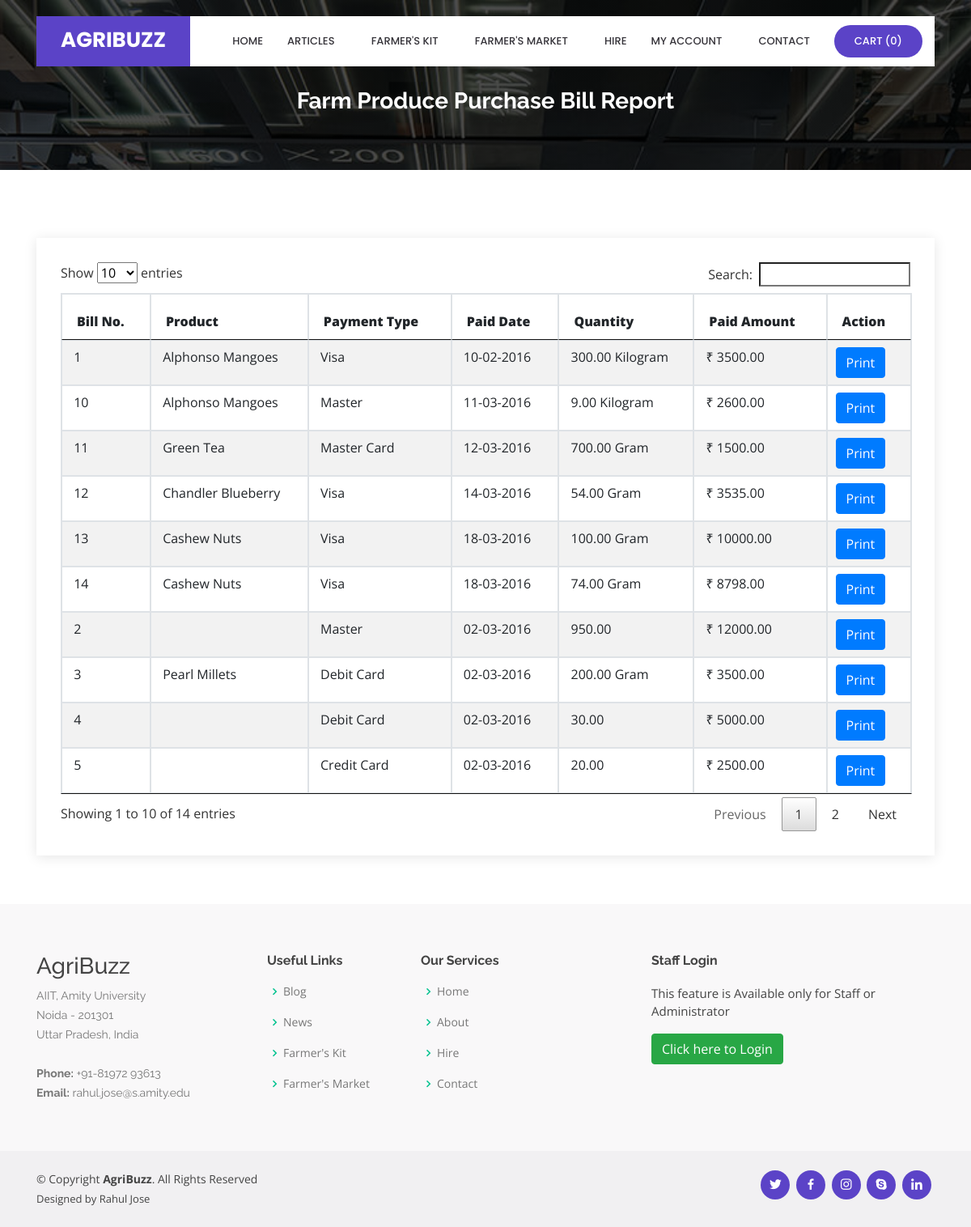
The page /viewpurchasereport.php on the database its author committed.
### tables this page shows
CREATE TABLE `purchase_order_bill` (
  `purchase_order_bill_id` int(10) NOT NULL,
  `purchase_order_id` int(10) NOT NULL,
  `payment_type` varchar(20) NOT NULL,
  `payment_description` text NOT NULL,
  `paid_date` date NOT NULL,
  `paid_amt` float(10,2) NOT NULL,
  `status` varchar(10) NOT NULL
);

CREATE TABLE `product` (
  `product_id` int(10) NOT NULL,
  `seller_id` int(10) NOT NULL,
  `category_id` int(10) NOT NULL,
  `produce_id` int(10) NOT NULL,
  `variety_id` int(10) NOT NULL,
  `title` varchar(100) NOT NULL,
  `img_1` varchar(100) NOT NULL,
  `img_2` varchar(100) NOT NULL,
  `img_3` varchar(100) NOT NULL,
  `img_4` varchar(100) NOT NULL,
  `img_5` varchar(100) NOT NULL,
  `quantity` float(10,2) NOT NULL,
  `quantity_type` varchar(25) NOT NULL,
  `description` text NOT NULL,
  `uploaded_date` date NOT NULL,
  `status` varchar(10) NOT NULL
);

CREATE TABLE `purchase_order` (
  `purchase_order_id` int(10) NOT NULL,
  `product_id` int(10) NOT NULL,
  `purchase_request_id` int(10) NOT NULL,
  `customer_id` int(10) NOT NULL,
  `seller_id` int(10) NOT NULL,
  `purchase_order_date` date NOT NULL,
  `purchase_order_time` time NOT NULL,
  `purchase_amt` float(10,2) NOT NULL,
  `quantity` float(10,2) NOT NULL,
  `status` varchar(10) NOT NULL
);

### viewpurchasereport.php (the view, shortened to what this page needs)
<?php
include("header.php");
?>
  <main id="main">
    <section id="cta" class="cta">
      <div class="container">
        <div class="text-center" data-aos="zoom-in">
		<br><br>
          <h3>Farm Produce Purchase Bill Report</h3>
        </div>
      </div>
    </section>
    <section id="contact" class="contact">
      <div class="container">
        <div class="row">
          <div class="col-lg-12" data-aos="fade-up" data-aos-delay="100">
            <div class="info mt-4 ">
<?php
$sqlbill = "SELECT * FROM purchase_order_bill INNER JOIN purchase_order ON purchase_order.purchase_order_id = purchase_order_bill.purchase_order_id ";
$qsqlbill = mysqli_query($con,$sqlbill);
							if(mysqli_num_rows($qsqlbill)  == 0)
									{
										echo "<center>There is no Purchase Records to display!!</center>";
									}
									else
									{
										?>
	<table ID="datatable" class="table table-striped table-bordered"  style="width:100%">
		<THEAD>
	  <tr>
		  <th height="35"><strong>Bill No.</strong></th>
	  <th><strong>Product</strong></th>
	  <th><strong>Payment Type</strong></th>
	  <th><strong>Paid Date</strong></th>
	  <th><strong>Quantity</strong></th>
	  <th><strong>Paid Amount</strong></th>
	  <th><strong>Action</strong></th>
	  </tr>
		</THEAD>
		<TBODY>
	  <?php
	  while($rsbill = mysqli_fetch_array($qsqlbill))
	  {
			$sqlproduct = "SELECT * FROM product WHERE product_id='$rsbill[8]'";
			$qsqlproduct = mysqli_query($con,$sqlproduct);
			$rsproduct = mysqli_fetch_array($qsqlproduct);
			  echo "
			<tr>
			  <td>&nbsp;$rsbill[0]</td>
			  <td>&nbsp;$rsproduct[title]</td>
			  <td>&nbsp;$rsbill[payment_type]</td>
			  <td>&nbsp;" . date("d-m-Y",strtotime($rsbill['paid_date'])) ."</td>
			  <td>&nbsp;$rsbill[15] $rsproduct[quantity_type]</td>
			  <td>&nbsp;$rupeesymbol $rsbill[paid_amt]</td>
			  <td><a href='salesprintbill.php?purchase_order_bill_id=$rsbill[0]' class='btn btn-primary' target='_blank'>Print</a></td>
			</tr>";
			  }
	  ?>
		</TBODY>
	</table>
<?php
}
?>
            </div>
		  </div>
        </div>
      </div>
    </section>
  </main>
<?php
include("footer.php");
?>

### assets/css/style.css (style rules this page uses)
body { font-family: "Open Sans", sans-serif; color: #444444; }
a { color: #5b43c7; }
h1, h2, h3, h4, h5, h6 { font-family: "Raleway", sans-serif; }
section { padding: 60px 0; overflow: hidden; }
.cta { background: linear-gradient(rgba(2, 2, 2, 0.7), rgba(0, 0, 0, 0.7)), url("../img/cta-bg.jpg") fixed center center; background-size: cover; padding: 60px 0; }
.cta h3 { color: #fff; font-size: 28px; font-weight: 700; }
.contact .info { padding: 30px; width: 100%; background: #fff; box-shadow: 0px 2px 15px rgba(0, 0, 0, 0.1); }

### rows shown on the page
purchase_order_bill: purchase_order_bill_id "1", product.title "Alphonso Mangoes", payment_type "Visa", paid_date "10-02-2016", purchase_order.quantity "300.00", product.quantity_type "Kilogram", paid_amt "3500.00"
purchase_order_bill: purchase_order_bill_id "2", payment_type "Master", paid_date "02-03-2016", purchase_order.quantity "950.00", paid_amt "12000.00"
purchase_order_bill: purchase_order_bill_id "3", product.title "Pearl Millets", payment_type "Debit Card", paid_date "02-03-2016", purchase_order.quantity "200.00", product.quantity_type "Gram", paid_amt "3500.00"
purchase_order_bill: purchase_order_bill_id "4", payment_type "Debit Card", paid_date "02-03-2016", purchase_order.quantity "30.00", paid_amt "5000.00"
purchase_order_bill: purchase_order_bill_id "5", payment_type "Credit Card", paid_date "02-03-2016", purchase_order.quantity "20.00", paid_amt "2500.00"
purchase_order_bill: purchase_order_bill_id "10", product.title "Alphonso Mangoes", payment_type "Master", paid_date "11-03-2016", purchase_order.quantity "9.00", product.quantity_type "Kilogram", paid_amt "2600.00"
purchase_order_bill: purchase_order_bill_id "11", product.title "Green Tea", payment_type "Master Card", paid_date "12-03-2016", purchase_order.quantity "700.00", product.quantity_type "Gram", paid_amt "1500.00"
purchase_order_bill: purchase_order_bill_id "12", product.title "Chandler Blueberry", payment_type "Visa", paid_date "14-03-2016", purchase_order.quantity "54.00", product.quantity_type "Gram", paid_amt "3535.00"
purchase_order_bill: purchase_order_bill_id "13", product.title "Cashew Nuts", payment_type "Visa", paid_date "18-03-2016", purchase_order.quantity "100.00", product.quantity_type "Gram", paid_amt "10000.00"
purchase_order_bill: purchase_order_bill_id "14", product.title "Cashew Nuts", payment_type "Visa", paid_date "18-03-2016", purchase_order.quantity "74.00", product.quantity_type "Gram", paid_amt "8798.00"

### other values the page prints
mysqli_num_rows($qsqlproduct_purchase_record) "0"
